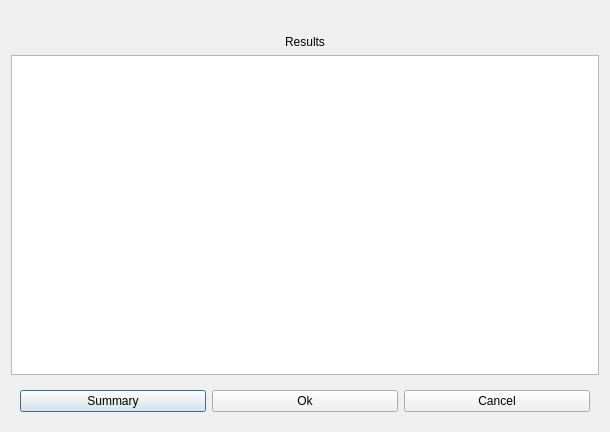
<?xml version="1.0" encoding="UTF-8"?>
<ui version="4.0">
 <class>ResultWindow</class>
 <widget class="QDialog" name="ResultWindow">
  <property name="geometry">
   <rect>
    <x>0</x>
    <y>0</y>
    <width>610</width>
    <height>432</height>
   </rect>
  </property>
  <property name="windowTitle">
   <string>Dialog</string>
  </property>
  <layout class="QVBoxLayout" name="verticalLayout_2">
   <item>
    <widget class="QWidget" name="resultArea" native="true">
     <layout class="QVBoxLayout" name="verticalLayout"/>
    </widget>
   </item>
   <item>
    <widget class="QLabel" name="Resultslbl">
     <property name="text">
      <string>Results</string>
     </property>
     <property name="alignment">
      <set>Qt::AlignCenter</set>
     </property>
    </widget>
   </item>
   <item>
    <widget class="QTableView" name="resultTable"/>
   </item>
   <item>
    <widget class="QWidget" name="ButtonArea" native="true">
     <layout class="QHBoxLayout" name="horizontalLayout">
      <item>
       <widget class="QPushButton" name="pushButton">
        <property name="text">
         <string>Summary</string>
        </property>
       </widget>
      </item>
      <item>
       <widget class="QPushButton" name="pushButton_2">
        <property name="text">
         <string>Ok</string>
        </property>
       </widget>
      </item>
      <item>
       <widget class="QPushButton" name="pushButton_3">
        <property name="text">
         <string>Cancel</string>
        </property>
       </widget>
      </item>
     </layout>
    </widget>
   </item>
  </layout>
 </widget>
 <resources/>
 <connections/>
</ui>
